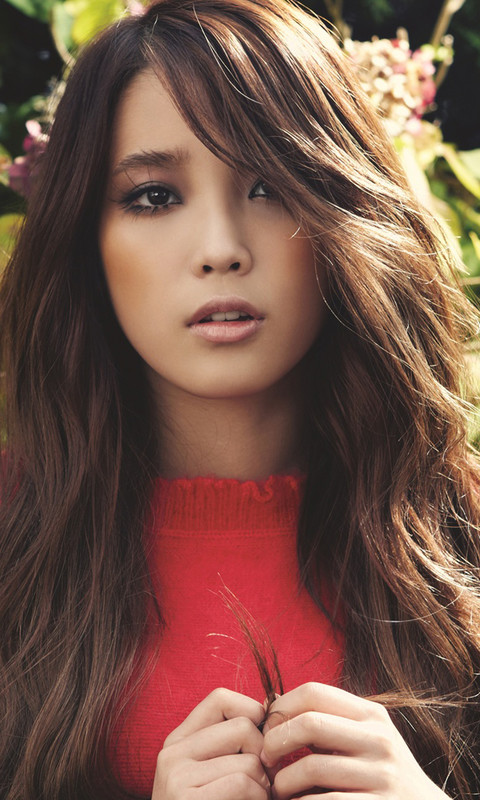
//> input picture materials/face2.jpg, 480 x 800 px
$ ./main   (built with g++ and OpenCV 4)
//> lines starting //> are read from the running program, lines starting //| are printed output that depends on the picture
/****************************************************************************
**
** Copyright (C) 2019 Xiaohai <xiaohaidotpro@outlook.com>.
** Contact: http://xiaohai.pro
**
** This file is part of learningOpenCV3
**
**
****************************************************************************/

#include "bits/stdc++.h"

#include "opencv2/opencv.hpp"

int main(int /* argc */, char** /* argv */) {
    cv::Mat src = cv::imread("../../materials/face2.jpg", cv::IMREAD_COLOR);
//> src is the input picture: 800 rows x 480 cols, CV_8UC3; mean B, G, R 74.6, 87, 120.4
    if (src.empty()) {
        std::cerr << "load image error..." << std::endl;
        return -1;
    }

    cv::Mat hsv;
    cv::cvtColor(src, hsv, cv::COLOR_BGR2HSV);
//> hsv: 800 rows x 480 cols, CV_8UC3; mean H, S, V 35.9, 89.8, 120.7

    float hRanges[] = {0, 256};
    float sRanges[] = {0, 256};
    const float* ranges[] = {hRanges, sRanges};
    int histSize[] = {30, 32};
    int ch[] = {0, 1};

    cv::Mat hist;

    // compute the histogram
    cv::calcHist(&hsv, 1, ch, cv::noArray(), hist, 2, histSize, ranges, true);
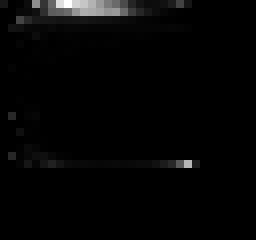
//> hist: 30 rows x 32 cols, CV_32FC1 (shown 8 times larger); min 0, max 18987, mean 400; drawn with min black and max white
    cv::normalize(hist, hist, 0, 255, cv::NORM_MINMAX);

    int scale = 10;
    cv::Mat histImg(histSize[0] * scale, histSize[1] * scale, CV_8SC3);

    // draw histogram
    for (int h = 0; h != histSize[0]; ++h) {
        for (int s = 0; s != histSize[1]; ++s) {
            float val = hist.at<float>(h, s);
            cv::rectangle(histImg, cv::Rect(h * scale, s * scale, scale, scale), cv::Scalar::all(val), -1);
        }
    }
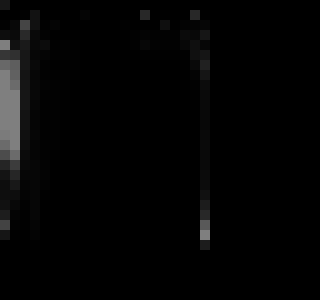
//> histImg: 300 rows x 320 cols, CV_8SC3; min 0, max 127, mean 4.6

    const std::string srcWindowTitle{"Src Window"};
    const std::string histWindowTitle{"Hist Window"};
    cv::namedWindow(srcWindowTitle, cv::WINDOW_GUI_NORMAL);
    cv::namedWindow(histWindowTitle, cv::WINDOW_GUI_NORMAL);
    cv::imshow(srcWindowTitle, src);
    cv::imshow(histWindowTitle, histImg);

    cv::waitKey();

    return 0;
}

$ run again, with materials/face3.jpg copied over materials/face2.jpg
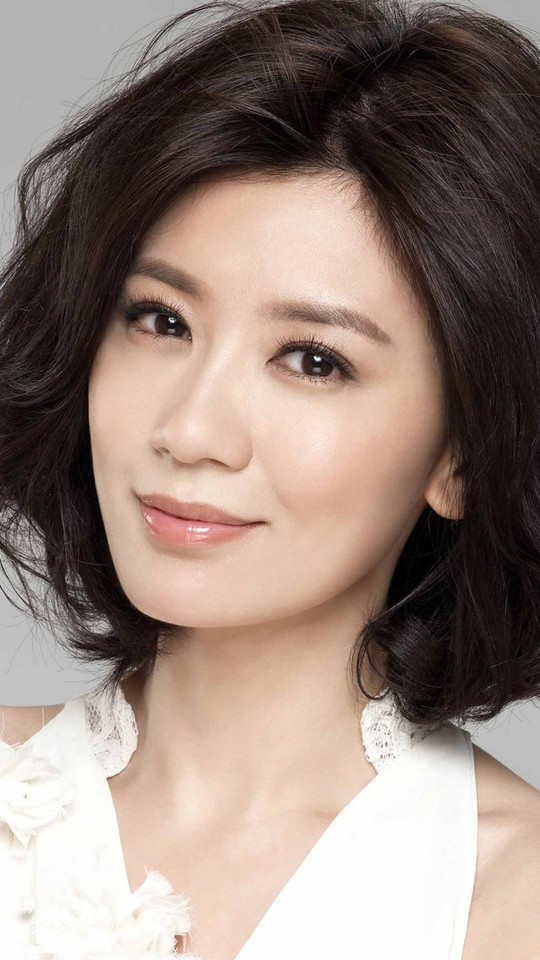
//> input picture materials/face3.jpg, 540 x 960 px
//> src is the input picture: 960 rows x 540 cols, CV_8UC3; mean B, G, R 122.9, 132.6, 149.4
//> hsv: 960 rows x 540 cols, CV_8UC3; mean H, S, V 15.8, 60.1, 149.4
//> `cv::calcHist(&hsv, 1, ch, cv::noArray(), hist, 2, histSize, ranges, tr..`:
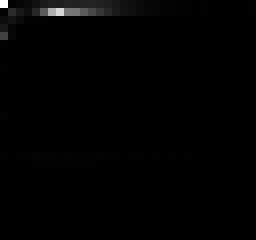
//> hist: 30 rows x 32 cols, CV_32FC1 (shown 8 times larger); min 0, max 62401, mean 540; drawn with min black and max white
//> after the loop `for (int h = 0; h != histSize[0]; ++h)`:
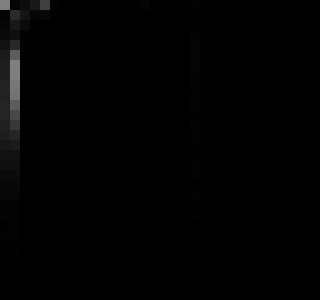
//> histImg: 300 rows x 320 cols, CV_8SC3; min 0, max 127, mean 1.9

$ run again, with materials/2.jpg copied over materials/face2.jpg
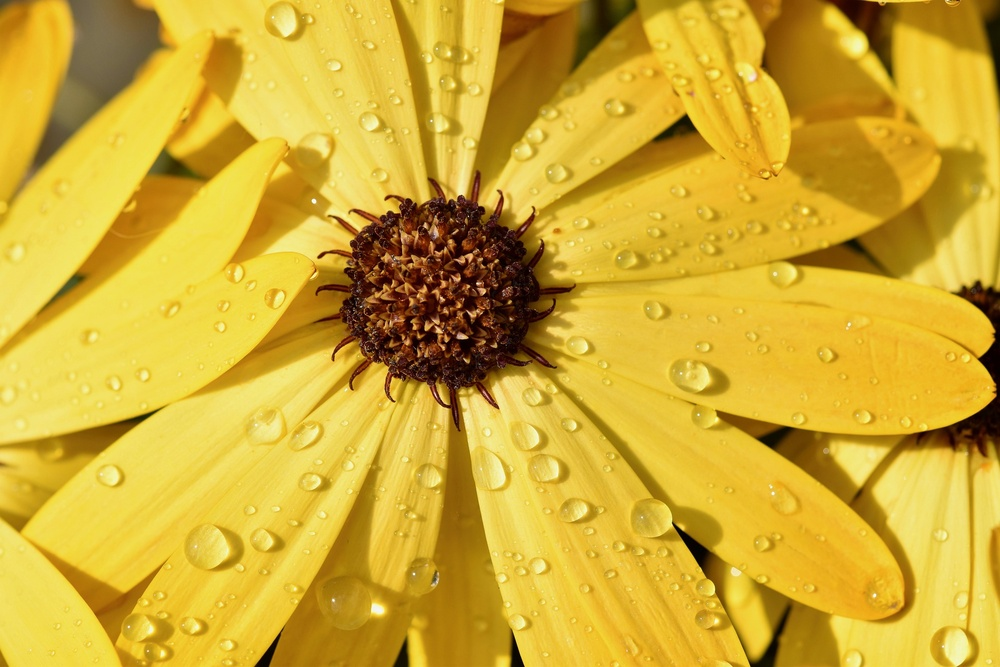
//> input picture materials/2.jpg, 1000 x 667 px, shrunk from 1920 x 1280 before the run
//> src is the input picture: 667 rows x 1000 cols, CV_8UC3; mean B, G, R 50.3, 171.8, 208.5
//> hsv: 667 rows x 1000 cols, CV_8UC3; mean H, S, V 22.8, 197.7, 208.5
//> `cv::calcHist(&hsv, 1, ch, cv::noArray(), hist, 2, histSize, ranges, tr..`:
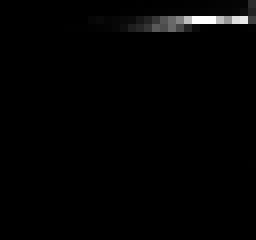
//> hist: 30 rows x 32 cols, CV_32FC1 (shown 8 times larger); min 0, max 55802, mean 694.8; drawn with min black and max white
//> after the loop `for (int h = 0; h != histSize[0]; ++h)`:
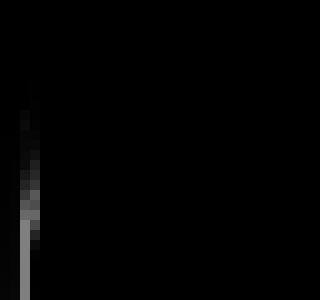
//> histImg: 300 rows x 320 cols, CV_8SC3; min 0, max 127, mean 2.1
